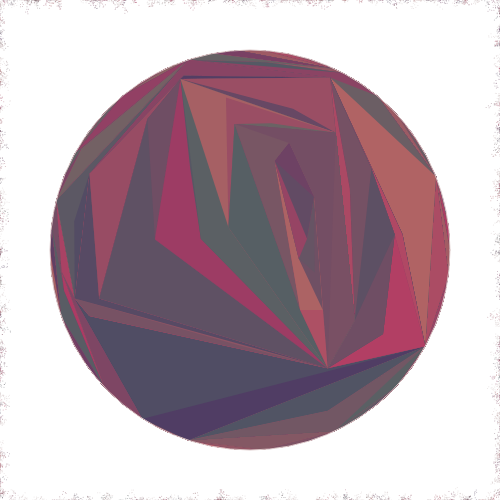
Frame 1 (no input)
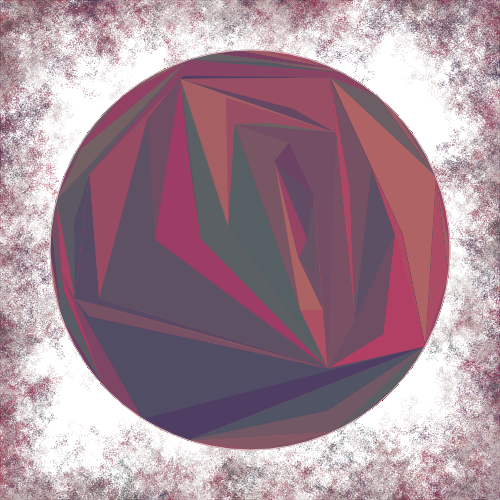
Frame 60 (no input)
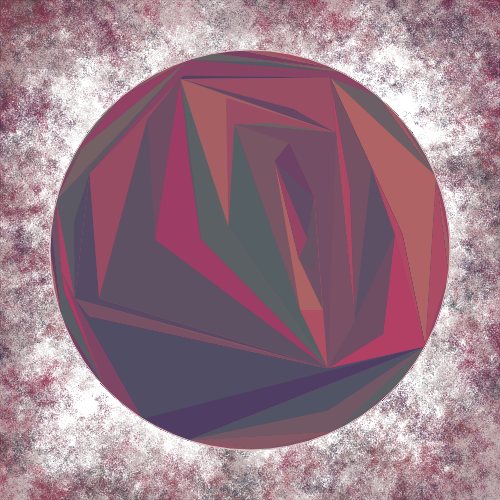
Frame 120 (the mouse pressed at the canvas centre since frame 60)

The p5.js sketch that drew these frames (run headless with seeded random() and noise() and a simulated clock; from frame 60 on, the mouse is pressed at the canvas centre):

// p5.js sketch
// ── sketch.js
let height = 500;
let width = 500;
let border = 0;
let numPts = 50;
let shapeAlpha = 250;
let shadeAlpha = 100;
let radius = 2 * height / 5;
let work;

function setup() {
    createCanvas(height, width);
    angleMode(DEGREES);
    mouseClicked();
}

function mouseClicked() {
    background(255);
    work = createGraphics(height, width);
    work.translate(width/2, height/2)
    work.noStroke();

    var points = []
    for (let i = 0; i < numPts; i++) {
        x = random(- radius, radius);
        y = (radius * radius - x * x) ** 0.5
        y = max(-y, min(y, random(-radius, radius)));
        points[i] = [x, y];
    }
    for (let i = 0; i < 50; i ++) {
        points.push([radius * cos(i * 360 / 50), radius * sin(i * 360 / 50)]);
    }
    recurseHulls(points);
    work.stroke(220, 200, 200);
    work.noFill();
    work.strokeWeight(1);
    work.circle(0, 0, radius * 2);

    walkers = [];
    for (let i = 0; i < 500; i++) {
        xy = random([
            [0, random(0, height)],
            [width, random(0, height)],
            [random(0, width), 0], 
            [random(0, width), height]
        ]);
        walkers[i] = new Walker([xy[0], xy[1]], random([[200, 180, 180], [random(60, 160), random(40, 80), 80]]));
    }
}

function draw() {
    strokeWeight(1);
    for (let i = 0; i < walkers.length; i++) {
        let p = walkers[i]
        for (let j = 0; j < 10; j++) {
            p.display();
            p.move();
        }
    }
    image(work, 0, 0);
};

function leftMost(points) { 
    //points = list of [x, y]
    var leftest = points[0][0];
    var index = 0;
    for (let i = 1; i < points.length; i++) {
        if (leftest > points[i][0]) {
            index = i;
            leftest = points[i][0];
        }
    }
    return index;
}

function jarvis(s) {
    //s is set of points, made from pseudocode @https://en.wikipedia.org/wiki/Gift_wrapping_algorithm
    var hull = []; //set of points on hull in order
    //var minX  = s.map(function();
    var pointOnHull = s[leftMost(s)];
    let i = 0;
    do {
        hull.push(pointOnHull);
        endPoint = s[0];
        for (let j = 1; j < s.length; j++) {
            vect1 = createVector(endPoint[0] - hull[i][0], endPoint[1] - hull[i][1]);
            vect2 = createVector(s[j][0] - hull[i][0], s[j][1] - hull[i][1]);
            angle = vect1.angleBetween(vect2);
            if (endPoint == pointOnHull || angle < 0) {
                endPoint = s[j];
            }
        }
        pointOnHull = endPoint;
        i++
    } while (endPoint != hull[0]);

    return hull;
}

function recurseHulls(points) {
    if (points.length < 3) {
        return;
    }
    work.fill(random(80, 180), random(60, 100), 100, shapeAlpha)
    const hull = jarvis(points);
    work.beginShape();
    for (let i = 0; i < hull.length; i++) {
        work.vertex(hull[i][0], hull[i][1]);
        work.point(hull[i][0], hull[i][1])
    }
    work.endShape(CLOSE);

    removed = random(hull);
    for (let i = 0; i < points.length; i++) {
        if (points[i] == removed) {
            points.splice(i, 1);
            break;
        };
    };
    
    recurseHulls(points);
}

let Walker = function(position, colors) {
    this.position = position;
    this.colors = colors;
}

Walker.prototype.move = function() {
    this.position[0] = max(0, min(this.position[0] + random(-3, 3), width));
    this.position[1] = max(0, min(this.position[1] + random(-3, 3), height));
}

Walker.prototype.display = function() {
    stroke(this.colors[0], this.colors[1], this.colors[2], shadeAlpha);
    point(this.position[0], this.position[1])
}
